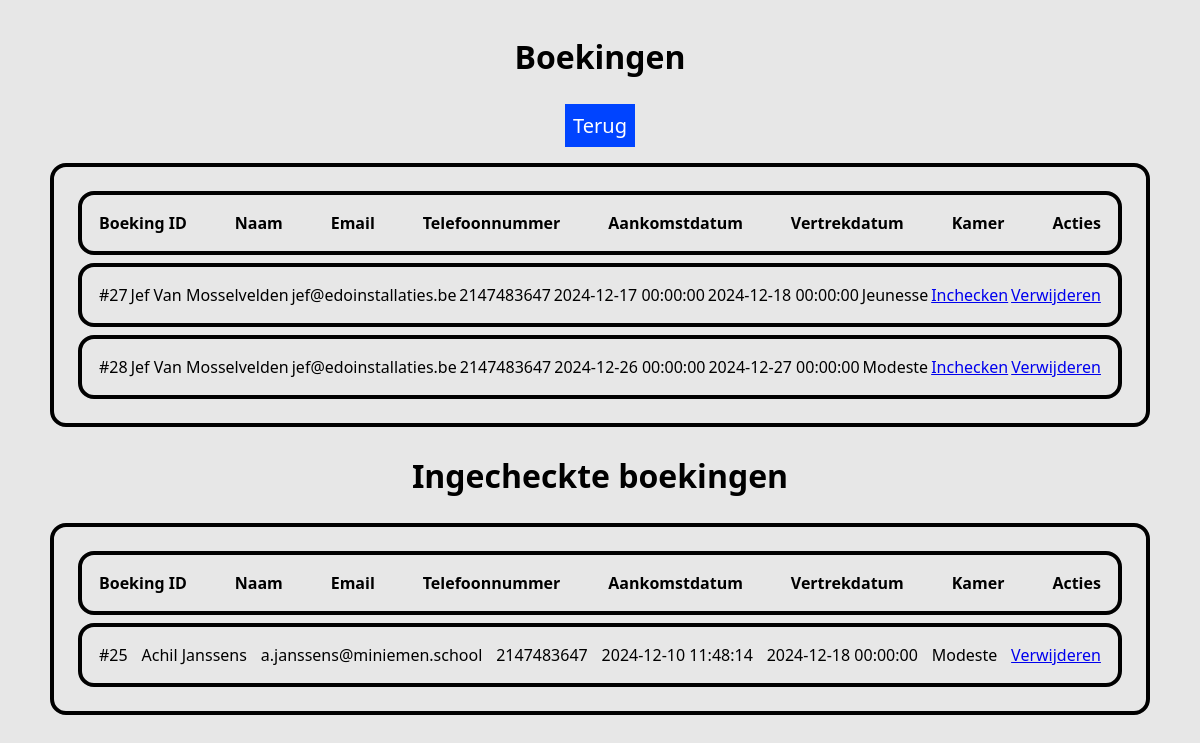
The page /admin/overzicht.php (signed in) on the database its author committed.
### tables this page shows
CREATE TABLE `tblboeking` (
  `PKBoeking` int(11) NOT NULL,
  `PersoonFK` int(11) DEFAULT NULL,
  `AantalPersonen` int(11) NOT NULL,
  `TotaalPrijs` float NOT NULL,
  `KamerFK` int(11) NOT NULL,
  `Check_in` datetime NOT NULL,
  `Check_out` datetime NOT NULL,
  `Checked_in` tinyint(1) NOT NULL,
  `betaald` int(1) DEFAULT NULL,
  `SessionID` text NOT NULL,
  `Reservatie` datetime NOT NULL DEFAULT current_timestamp()
);

CREATE TABLE `tblpersoon` (
  `PKPersoon` int(11) NOT NULL,
  `Voornaam` varchar(50) NOT NULL,
  `Naam` varchar(50) NOT NULL,
  `Geboortedatum` date NOT NULL,
  `Straat` varchar(50) NOT NULL,
  `Huisnummer` varchar(5) NOT NULL,
  `Bus` varchar(5) DEFAULT NULL,
  `GemeenteFK` int(11) NOT NULL,
  `Email` varchar(50) NOT NULL,
  `Telefoon` varchar(15) NOT NULL
);

CREATE TABLE `tblkamer` (
  `PKKamer` int(11) NOT NULL,
  `KamerNaam` varchar(50) NOT NULL,
  `Capaciteit` int(11) NOT NULL,
  `Prijs` float NOT NULL,
  `Wifi` tinyint(1) NOT NULL,
  `Televisie` tinyint(1) NOT NULL,
  `Airco` tinyint(1) NOT NULL
);

### admin/overzicht.php (the view, shortened to what this page needs)
<?php
include('../config/conn.php');
?>
<!DOCTYPE html>
<html lang="nl">
<head>
    <link rel="stylesheet" href="style/styles.css">
</head>
<body>
    <section class="dashcontainer">
        <h1>Boekingen</h1>
        <a class="terugknop" href="index.php">Terug</a>
        <table class="boekingen">
            <tr>
                <th>Boeking ID</th>
                <th>Naam</th>
                <th>Email</th>
                <th>Telefoonnummer</th>
                <th>Aankomstdatum</th>
                <th>Vertrekdatum</th>
                <th>Kamer</th>
                <th>Acties</th>
            </tr>
            <?php
            $sql = "SELECT *
                    FROM tblboeking
                    INNER JOIN tblpersoon ON tblboeking.PersoonFK = tblpersoon.PKPersoon
                    INNER JOIN tblkamer ON tblboeking.KamerFK = tblkamer.PKKamer
                    WHERE tblboeking.Check_out >= CURDATE() AND Checked_in = '0'
                    ORDER BY tblboeking.Check_in ASC";
            $result = $conn->query($sql);
            if ($result->num_rows > 0) {
                while($row = $result->fetch_assoc()) {
                    echo "<tr>";
                    echo "<td>#" . $row['PKBoeking'] . "</td>";
                    echo "<td>" . $row['Voornaam'] . " " . $row['Naam'] . "</td>";
                    echo "<td>" . $row['Email'] . "</td>";
                    echo "<td>" . $row['Telefoon'] . "</td>";
                    echo "<td>" . $row['Check_in'] . "</td>";
                    echo "<td>" . $row['Check_out'] . "</td>";
                    echo "<td>" . $row['KamerNaam'] . "</td>";
                    echo "<td><a href='utility/boekingfuncties.php?checkin=" . $row['PKBoeking'] . "'>Inchecken</a></td>";
                    echo "<td><a href='utility/boekingfuncties.php?delete=" . $row['PKBoeking'] . "'>Verwijderen</a></td>";
                    echo "</tr>";
                }
            } else {
                echo "<tr><td colspan='8'>Geen boekingen gevonden.</td></tr>";
            }
            ?>
        </table>
    </section>
    <section class="dashcontainer">
        <h1>Ingecheckte boekingen</h1>
        <table class="boekingen">
            <tr>
                <th>Boeking ID</th>
                <th>Naam</th>
                <th>Email</th>
                <th>Telefoonnummer</th>
                <th>Aankomstdatum</th>
                <th>Vertrekdatum</th>
                <th>Kamer</th>
                <th>Acties</th>
            </tr>
            <?php
            $sql = "SELECT * FROM tblboeking
                    INNER JOIN tblpersoon ON tblboeking.PersoonFK = tblpersoon.PKPersoon
                    INNER JOIN tblkamer ON tblboeking.KamerFK = tblkamer.PKKamer
                    WHERE tblboeking.Check_out >= CURDATE() AND Checked_in = '1'
                    ORDER BY tblboeking.Check_in ASC";
            $result = $conn->query($sql);
            if ($result->num_rows > 0) {
                while($row = $result->fetch_assoc()) {
                    echo "<tr>";
                    echo "<td>#" . $row['PKBoeking'] . "</td>";
                    echo "<td>" . $row['Voornaam'] . " " . $row['Naam'] . "</td>";
                    echo "<td>" . $row['Email'] . "</td>";
                    echo "<td>" . $row['Telefoon'] . "</td>";
                    echo "<td>" . $row['Check_in'] . "</td>";
                    echo "<td>" . $row['Check_out'] . "</td>";
                    echo "<td>" . $row['KamerNaam'] . "</td>";
                    echo "<td><a href='utility/boekingfuncties.php?delete=" . $row['PKBoeking'] . "'>Verwijderen</a></td>";
                    echo "</tr>";
                }
            } else {
                echo "<tr><td colspan='8'>Geen boekingen gevonden.</td></tr>";
            }
            ?>
    </section>
</body>
</html>

### admin/style/styles.css (style rules this page uses)
* { text-align: center; font-family: 'Segoe UI', Tahoma, Geneva, Verdana, sans-serif; }
body { background-color: #E7E7E7; }
h1 { font-size: 2rem; }
.dashcontainer { display: flex; justify-content: center; align-items: center; flex-direction: column; }
.terugknop { padding: 0.5rem; font-size: 1.25rem; text-decoration: none; color: #fff; background-color: #0044ff; margin-bottom: 1rem; }
.boekingen { display: flex; flex-direction: column; width: 95%; max-width: 1100px; margin: 0 auto; border: 0.25rem solid #000; border-radius: 1rem; padding: 1rem; }
.boekingen tr { display: flex; justify-content: space-between; align-items: center; border: #000 0.25rem solid; border-radius: 1rem; padding: 1rem; margin: 0.5rem; }

### rows shown on the page
tblboeking: PKBoeking "27", tblpersoon.Voornaam "Jef", tblpersoon.Naam "Van Mosselvelden", tblpersoon.Email "jef@edoinstallaties.be", tblpersoon.Telefoon "2147483647", Check_in "2024-12-17 00:00:00", Check_out "2024-12-18 00:00:00", tblkamer.KamerNaam "Jeunesse"
tblboeking: PKBoeking "28", tblpersoon.Voornaam "Jef", tblpersoon.Naam "Van Mosselvelden", tblpersoon.Email "jef@edoinstallaties.be", tblpersoon.Telefoon "2147483647", Check_in "2024-12-26 00:00:00", Check_out "2024-12-27 00:00:00", tblkamer.KamerNaam "Modeste"
tblboeking: PKBoeking "25", tblpersoon.Voornaam "Achil", tblpersoon.Naam "Janssens", tblpersoon.Email "a.janssens@miniemen.school", tblpersoon.Telefoon "2147483647", Check_in "2024-12-10 11:48:14", Check_out "2024-12-18 00:00:00", tblkamer.KamerNaam "Modeste"
